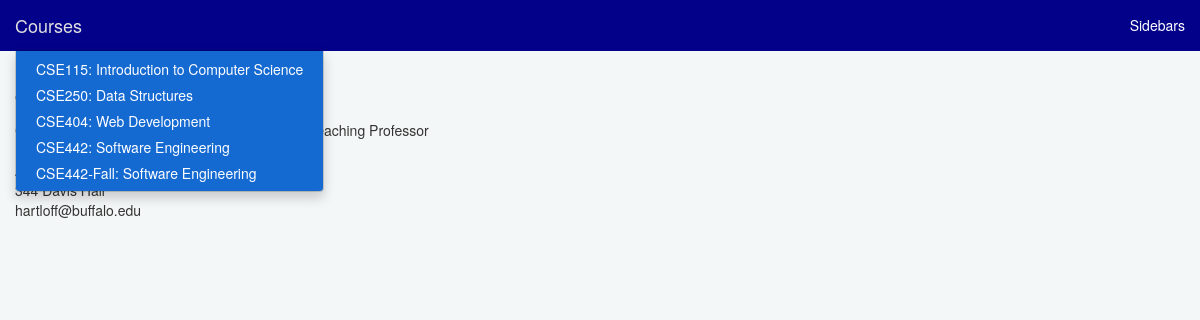
The page / on the database its author committed.
### courses/models.py (models this page shows)
class Course(models.Model):
    course_number = models.CharField(max_length=10, blank=True, null=True)
    course_title = models.CharField(max_length=100, blank=True, null=True)

### courses/context_processors.py (called while the page is built)
def all_comments(request):
    return {'all_comments': Comment.objects.all()}

def all_courses(request):
    return {'all_courses': Course.objects.all().order_by('course_number')}

def all_content(request):
    return {'all_content': Content.objects.all()}

def all_lectures(request):
    return {'all_lectures': Content.objects.all().filter(page_type='lecture').order_by('index')}

def all_assignments(request):
    return {'all_assignments': Content.objects.all().filter(page_type='assignment').order_by('index')}

def syllabus(request):
    return {'syllabus': Content.objects.all().filter(page_type='syllabus')}

def schedule(request):
    return {'schedule': Content.objects.all().filter(page_type='schedule')}

### templates/faculty_page.html (shortened to what this page needs)
{% extends "base.html" %}
{% block body %}
    <h1>Jesse Hartloff</h1>
    Computer Science and Engineering - Assistant Teaching Professor<br/>
    <a href="http://www.cse.buffalo.edu/">University at Buffalo</a> <br/>
    Advisor: <a href="http://www.cse.buffalo.edu/~atri/">Atri Rudra</a> <br/>
    344 Davis Hall<br/>
{% endblock %}

### templates/base.html (shortened to what this page needs)
{% load staticfiles %}
<html>
<head>
    <link rel="stylesheet" href="http://maxcdn.bootstrapcdn.com/bootstrap/3.3.5/css/bootstrap.min.css">
    <link rel="stylesheet" type="text/css" href="{% static 'courses/UBStylin.css' %}"/>
</head>
<body class="outer">
<nav class="navbar navbar-default navbar-fixed-top">
    <div class="container-fluid">
        <div class="navbar-header">
            <ul class="nav navbar-nav">
                <li class="dropdown">
                    <a class="navbar-brand dropdown-toggle" data-toggle="dropdown" href="{% url 'courses:index' %}">
                        {% block corner_title %}Courses{% endblock %}</a>
                    <ul class="dropdown-menu">
                        {% for course in all_courses %}
                            <li>
                                <a href="{% url 'courses:syllabus' course.course_number %}">{{ course.course_number }}: {{ course.course_title }}</a>
                            </li>
                        {% endfor %}
                    </ul>
                </li>
            </ul>
        </div>
        <div class="collapse navbar-collapse" id="theNavbar">
            <ul class="nav navbar-nav navbar-right">
                <li><a href="#" onclick="toggle_bars(); return false;">Sidebars</a></li>
            </ul>
        </div>
    </div>
</nav>
<div class="container-fluid">
    {% block body %}{% endblock %}
</div>
</body>
</html>

### courses/static/courses/UBStylin.css (style rules this page uses)
body.outer { background-color: #f4f7f7; }
.navbar-default { border-radius: 0; }
body { padding-top: 50px; }
.navbar-default { background-color: #030089; border-color: #030089; }
.navbar-default .navbar-brand { color: #ffffff; }
.navbar-default .navbar-nav > li > a { color: #ffffff; }
.navbar-default .navbar-nav > li > .dropdown-menu { background-color: #156ad2; }
.navbar-default .navbar-nav > li > .dropdown-menu > li > a { color: #ffffff; }
.navbar-default .navbar-collapse, .navbar-default .navbar-form { border-color: #ffffff; }

### rows shown on the page
Course: course_number "CSE115", course_title "Introduction to Computer Science"
Course: course_number "CSE250", course_title "Data Structures"
Course: course_number "CSE404", course_title "Web Development"
Course: course_number "CSE442", course_title "Software Engineering"
Course: course_number "CSE442-Fall", course_title "Software Engineering"
